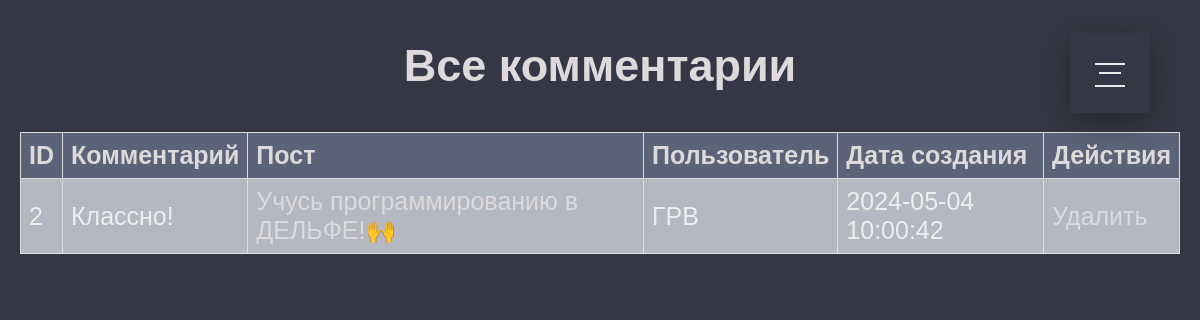
The page /AdminTools/allcomments.php on the database its author committed.
### tables this page shows
CREATE TABLE `comments` (
  `id` int NOT NULL,
  `post_id` int NOT NULL,
  `author_name` varchar(255) NOT NULL,
  `content` text NOT NULL,
  `created_at` timestamp NULL DEFAULT CURRENT_TIMESTAMP
);

CREATE TABLE `posts` (
  `id` int NOT NULL,
  `title` varchar(255) NOT NULL,
  `content` text NOT NULL,
  `image_url` varchar(255) DEFAULT NULL,
  `created_at` timestamp NULL DEFAULT CURRENT_TIMESTAMP,
  `user_id` int DEFAULT NULL
);

### AdminTools/allcomments.php (the view, shortened to what this page needs)
<?php
require_once("../application/db.php");
$sql = "SELECT comments.id, comments.content, comments.post_id, posts.title AS
post_title, author_name, comments.created_at
FROM comments
JOIN users ON author_name = users.id
JOIN posts ON comments.post_id = posts.id";
$result = $conn->query($sql);
?>
<!DOCTYPE html>
<html lang="ru">
<head>
    <link rel="stylesheet" href="../css/menu.css">
    <link rel="stylesheet" href="../css/tools.css">
</head>
<body>
    <?php
    include("../menu.php");
    ?>
    <h1>Все комментарии</h1>
    <?php if ($result->num_rows > 0) : ?>
        <table>
            <tr>
                <th>ID</th>
                <th>Комментарий</th>
                <th>Пост</th>
                <th>Пользователь</th>
                <th>Дата создания</th>
                <th>Действия</th>
            </tr>
            <?php while ($row = $result->fetch_assoc()) : ?>
                <tr>
                    <td><?php echo $row['id']; ?></td>
                    <td><?php echo htmlspecialchars($row['content']); ?></td>
                    <td><a href="http://localhost/social/posts/post.php?id=<?php
                                                                            echo $row['post_id']; ?>"><?php echo htmlspecialchars($row['post_title']); ?></a></td>
                    <td><?php echo htmlspecialchars($row['author_name']); ?></td>
                    <td><?php echo $row['created_at']; ?></td>
                    <td><a href="delete_comment.php?id=<?php echo $row['id']; ?>">Удалить</a></td>
                </tr>
            <?php endwhile; ?>
        </table>
    <?php else : ?>
        <p>Комментариев нет.</p>
    <?php endif; ?>
</body>
</html>

### css/tools.css (style rules this page uses)
body { font-family: Arial, sans-serif; margin: 0; padding: 20px; background-color: #353746; color: #eeeeec; }
h1 { color: #dedadc; padding: 20px; text-align: center; margin: 0; font-size: 45px; }
table { width: 100%; border-collapse: collapse; margin-top: 20px; background-color: #464c5e; font-size: 25px; }
th, td { border: 1px solid #ddd; text-align: left; padding: 8px; }
th { background-color: #5c6378; color: #dedadc; }
tr:nth-child(even) { background-color: #b3b8c1; }
a { color: #dedadc; text-decoration: none; }

### rows shown on the page
comments: id "2", content "Классно!", post.title "Учусь программированию в ДЕЛЬФЕ!🙌", author_name "ГРВ", created_at "2024-05-04 10:00:42"
